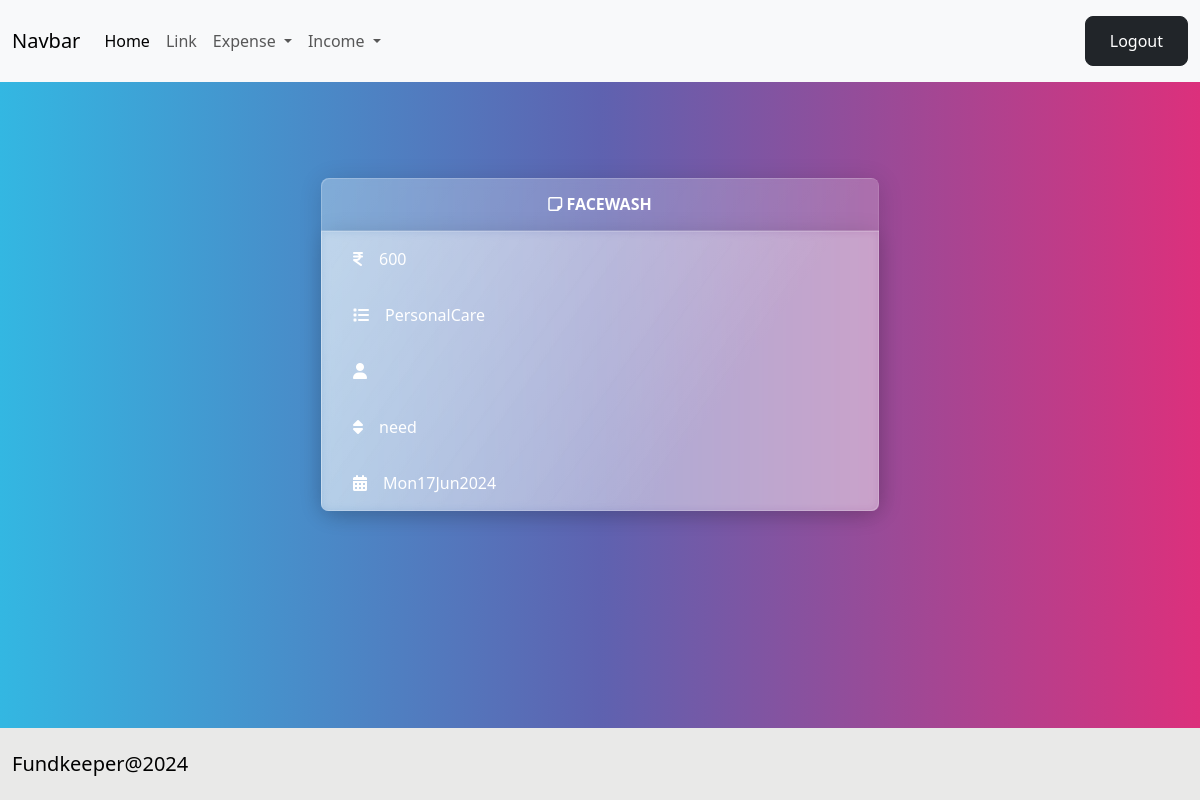
Page /expense/22 (signed in) on the committed database.
### budget/models.py (models this page shows, shortened)
class Expense(models.Model):
    title=models.CharField(max_length=200)
    amount=models.IntegerField()
    expense_categories=(
        ("Housing","Housing"),
        ("Transportation","Transportation"),
        ("Food","Food"),
        ("Health","Health"),
        ("Entertainment","Entertainment"),
        ("DebtPayments","Debt Payments"),
        ("PersonalCare","Personal Care"),
        ("Education","Education"),
        ("Savings","Savings"),
        ("Miscellaneous","Miscellaneous"),
    )
    category=models.CharField(max_length=200,choices=expense_categories,default="Miscellaneous")
    user_object=models.ForeignKey(User,on_delete=models.CASCADE)
    created_date=models.DateTimeField(auto_now_add=True)
    priority_options=(
        ("need","need"),
        ("want","want")
    )
    priority=models.CharField(max_length=200,choices=priority_options,default="need")

### budget/views.py (the view)
# urls.py: path('expense/<int:pk>',views.ExpenseDetailView.as_view(),name='expense-detail'),
@method_decorator(Sigin_required,name="dispatch")
class ExpenseDetailView(View):
    def get(self,request,*args, **kwargs):
        id=kwargs.get("pk")
        qs=Expense.objects.get(id=id)
        return render(request,'expense_detail.html',{"form":qs})

### budget/templates/expense_detail.html
{%extends 'base.html'%}
{%block main_block%}
<div class="container d-flex justify-content-center">
    <div class="card w-50 mt-5 mb-5" style="width: 18rem;">
        <div class="card-header text-center">
            <i class="fa-regular fa-note-sticky"></i>
            {{form.title|upper}}
        </div>
        <ul class="list-group list-group-flush">
            <li class="list-group-item"><i class="fa-solid fa-indian-rupee-sign me-2"></i>{{form.amount}}</li>
            <li class="list-group-item"><i class="fa-solid fa-list me-2"></i>{{form.category}}</li>
            <li class="list-group-item"><i class="fa-solid fa-user me-2"></i>{{form.owner}}</li>
            <li class="list-group-item"><i class="fa-solid fa-sort me-2"></i>{{form.priority}}</li>
            <li class="list-group-item"><i class="fa-solid fa-calendar-days me-2"></i>{{form.created_date|date:"DdMY"}}</li>
        </ul>
    </div>
</div>
{%endblock%}

### budget/templates/base.html (shortened to what this page needs)
<!DOCTYPE html>
{%load static%}
<html lang="en">
<head>
    <link rel="stylesheet" href="{%static 'css/bootstrap.min.css'%}">
    <link rel="stylesheet" href="https://cdnjs.cloudflare.com/ajax/libs/font-awesome/6.5.2/css/all.min.css"
 />
    <link href="https://unpkg.com/aos@2.3.1/dist/aos.css" rel="stylesheet">
</head>
<body>
    <nav class="navbar navbar-expand-lg bg-body-tertiary">
        <div class="container-fluid">
            <a class="navbar-brand" href="#">Navbar</a>
            <div class="collapse navbar-collapse" id="navbarSupportedContent">
                <ul class="navbar-nav me-auto mb-2 mb-lg-0">
                    <li class="nav-item">
                        <a class="nav-link active" aria-current="page" href="{%url 'dashboard'%}">Home</a>
                    </li>
                    <li class="nav-item">
                        <a class="nav-link" href="#">Link</a>
                    </li>
                    <li class="nav-item dropdown">
                        <a class="nav-link dropdown-toggle" href="#" role="button" data-bs-toggle="dropdown"
                            aria-expanded="false">
                            Expense
                        </a>
                    </li>
                    <li class="nav-item dropdown">
                        <a class="nav-link dropdown-toggle" href="#" role="button" data-bs-toggle="dropdown"
                            aria-expanded="false">
                            Income
                        </a>
                    </li>
                </ul>
                <a href="{%url 'signout'%}" class="btn btn-dark">Logout</a>
            </div>
        </div>
    </nav>
    {%block main_block%}
    {%endblock%}
    <nav class="navbar fixed-bottom bg-body-secondary mt-5">
        <div class="container-fluid">
          <a class="navbar-brand" href="#">Fundkeeper@2024</a>
        </div>
    </nav>
</body>
</html>

### rows in the picture
Expense: title "FACEWASH", amount "600", category "PersonalCare", priority "need", created_date "Mon17Jun2024"
